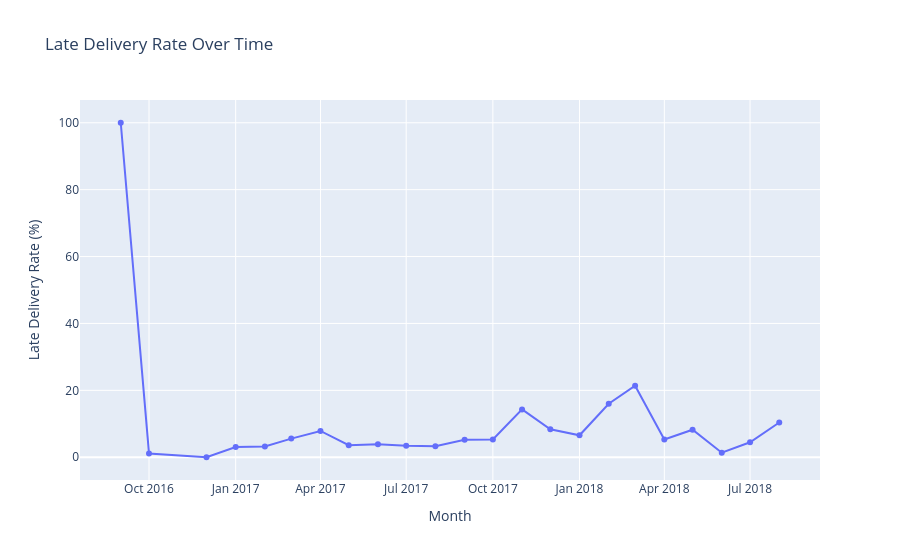

Notebook code for this chart:
### Code cell
fig = px.line(
    monthly_delivery,
    x="purchase_year_month",
    y="late_delivery_rate",
    markers=True,
    title="Late Delivery Rate Over Time"
)

fig.update_layout(
    xaxis_title="Month",
    yaxis_title="Late Delivery Rate (%)"
)

fig.show()

### Figure 1 — Plotly figure (JSON) as saved in the notebook; plotly's stock layout.template omitted (floating-point values rounded to 4 significant figures)
{"data": [{"hovertemplate": "purchase_year_month=%{x}<br>late_delivery_rate=%{y}<extra></extra>", "legendgroup": "", "line": {"color": "#636efa", "dash": "solid"}, "marker": {"symbol": "circle"}, "mode": "lines+markers", "name": "", "orientation": "v", "showlegend": false, "type": "scatter", "x": ["2016-09", "2016-10", "2016-12", "2017-01", "2017-02", "2017-03", "2017-04", "2017-05", "2017-06", "2017-07", "2017-08", "2017-09", "2017-10", "2017-11", "2017-12", "2018-01", "2018-02", "2018-03", "2018-04", "2018-05", "2018-06", "2018-07", "2018-08"], "xaxis": "x", "y": [100.0, 1.132, 0.0, 3.067, 3.206, 5.577, 7.859, 3.611, 3.86, 3.435, 3.315, 5.205, 5.293, 14.31, 8.38, 6.564, 15.99, 21.36, 5.31, 8.238, 1.362, 4.483, 10.39], "yaxis": "y"}], "layout": {"legend": {"tracegroupgap": 0}, "title": {"text": "Late Delivery Rate Over Time"}, "xaxis": {"anchor": "y", "domain": [0, 1], "title": {"text": "Month"}}, "yaxis": {"anchor": "x", "domain": [0, 1], "title": {"text": "Late Delivery Rate (%)"}}}}
